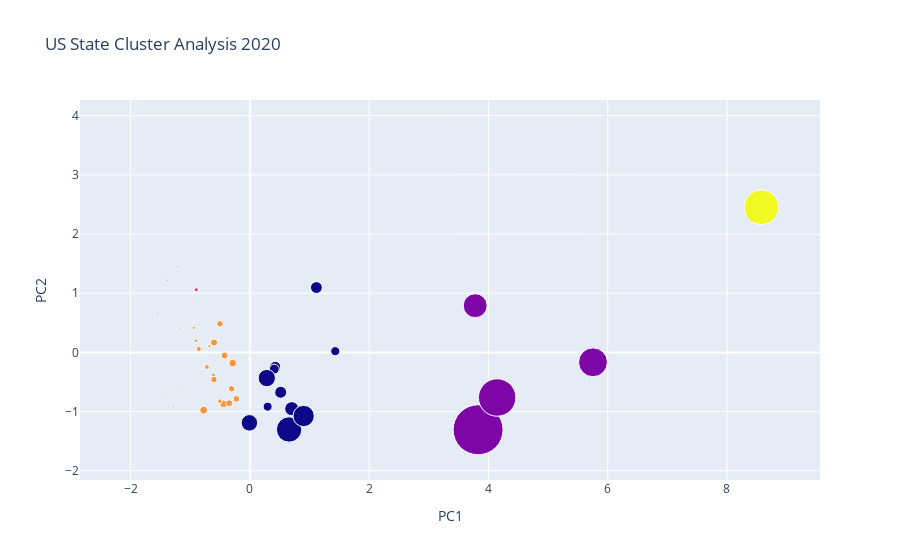

This figure's notebook cell:
### Markdown cell above
#### 2020

### Code cell
warnings.filterwarnings('ignore')

clusterdf20, Z20, silhoutte20, ari20 = mda.cluster_algorithm(df20_processed, "kmeans")

fig20 = go.Figure(
    data=go.Scatter(
        x=clusterdf20["PC1"].values,
        y=clusterdf20["PC2"].values,
        text=clusterdf20.index,
        mode='markers',
        marker=go.Marker(
            size=df20_processed["deaths"],
            sizemode='diameter',
            sizeref=df20_processed["deaths"].max()/50,
            opacity=1,
            color=Z20
        )
    )
)

fig20.update_layout(
    go.Layout(
        title='US State Cluster Analysis 2020',
        xaxis=go.XAxis(title="PC1", showgrid=True, zeroline=True, showticklabels=True),
        yaxis=go.YAxis(title="PC2", showgrid=True, zeroline=True, showticklabels=True),
        hovermode='closest'
    )
)

fig20.show()

### Figure 1 — Plotly figure (JSON) as saved in the notebook; plotly's stock layout.template omitted (floating-point values rounded to 4 significant figures)
{"data": [{"marker": {"color": [3, 2, 0, 3, 4, 3, 3, 3, 1, 0, 2, 2, 1, 0, 3, 3, 3, 0, 3, 3, 0, 0, 3, 3, 3, 2, 3, 2, 3, 0, 3, 1, 0, 2, 0, 3, 2, 0, 3, 3, 2, 0, 1, 2, 3, 3, 3, 3, 3, 2], "opacity": 1, "size": [4827, 198, 8879, 3676, 25965, 4879, 5995, 926, 21672, 10588, 286, 1438, 17979, 8263, 3891, 2741, 2956, 7488, 347, 5895, 12423, 13010, 5382, 4787, 5887, 962, 1690, 3136, 759, 19042, 2479, 37557, 6811, 1299, 8962, 2489, 1485, 16020, 1777, 5296, 1488, 6846, 28155, 1270, 136, 5032, 3523, 1338, 5245, 438], "sizemode": "diameter", "sizeref": 751.1}, "mode": "markers", "text": ["Alabama", "Alaska", "Arizona", "Arkansas", "California", "Colorado", "Connecticut", "Delaware", "Florida", "Georgia", "Hawaii", "Idaho", "Illinois", "Indiana", "Iowa", "Kansas", "Kentucky", "Louisiana", "Maine", "Maryland", "Massachusetts", "Michigan", "Minnesota", "Mississippi", "Missouri", "Montana", "Nebraska", "Nevada", "New Hampshire", "New Jersey", "New Mexico", "New York", "North Carolina", "North Dakota", "Ohio", "Oklahoma", "Oregon", "Pennsylvania", "Rhode Island", "South Carolina", "South Dakota", "Tennessee", "Texas", "Utah", "Vermont", "Virginia", "Washington", "West Virginia", "Wisconsin", "Wyoming"], "type": "scatter", "x": [-0.3073, -2.178, 1.115, -0.7201, 8.577, -0.5029, -0.7763, -1.3, 5.753, 0.7021, -0.9067, -1.381, 3.778, 0.4252, -0.8576, -0.9025, -0.612, 0.4089, -1.52, -0.4428, -0.007957, 0.2838, -0.6017, -0.6021, -0.2877, -1.55, -1.183, -0.9001, -1.441, 0.6574, -0.9423, 3.827, 0.2979, -1.548, 0.5165, -0.6785, -1.219, 0.9014, -1.282, -0.3475, -1.423, 1.432, 4.147, -0.9592, -1.562, -0.2259, -0.5027, -1.193, -0.4238, -1.536], "y": [-0.6146, 3.893, 1.096, -0.2469, 2.453, 0.4835, -0.9758, -0.7894, -0.167, -0.9507, 2.39, 1.221, 0.7898, -0.2438, 0.05916, 0.1987, -0.3808, -0.2824, -0.8605, -0.8695, -1.19, -0.433, 0.1665, -0.4577, -0.1792, 1.087, 0.3998, 1.058, -0.7947, -1.302, 0.4149, -1.307, -0.9166, 0.6541, -0.6731, 0.1073, 1.458, -1.075, -0.9084, -0.8599, 0.5313, 0.02094, -0.7622, 0.8883, -0.7392, -0.7841, -0.8229, -0.5901, -0.05247, 0.8577]}], "layout": {"autosize": true, "hovermode": "closest", "title": {"text": "US State Cluster Analysis 2020"}, "xaxis": {"autorange": true, "range": [-2.821, 9.416], "showgrid": true, "showticklabels": true, "title": {"text": "PC1"}, "type": "linear", "zeroline": true}, "yaxis": {"autorange": true, "range": [-2.945, 4.382], "showgrid": true, "showticklabels": true, "title": {"text": "PC2"}, "type": "linear", "zeroline": true}}}
